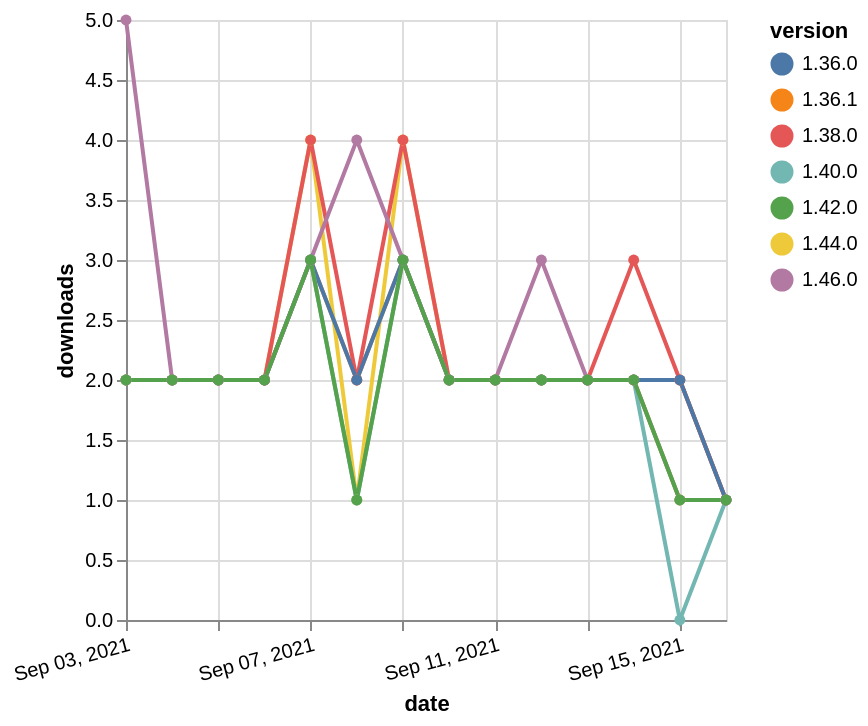

Describe this chart as a Vega-Lite specification.
### Vega-Lite specification from a JSON file in a GitHub repository (floating-point values rounded to 4 significant figures)
{"$schema": "https://vega.github.io/schema/vega-lite/v5.json", "description": "A simple bar chart with embedded data.", "data": {"values": [{"date": "2021-09-03", "total": 1861, "delta": 2, "version": "1.36.1"}, {"date": "2021-09-04", "total": 1863, "delta": 2, "version": "1.36.1"}, {"date": "2021-09-05", "total": 1865, "delta": 2, "version": "1.36.1"}, {"date": "2021-09-06", "total": 1867, "delta": 2, "version": "1.36.1"}, {"date": "2021-09-07", "total": 1870, "delta": 3, "version": "1.36.1"}, {"date": "2021-09-08", "total": 1872, "delta": 2, "version": "1.36.1"}, {"date": "2021-09-09", "total": 1875, "delta": 3, "version": "1.36.1"}, {"date": "2021-09-10", "total": 1877, "delta": 2, "version": "1.36.1"}, {"date": "2021-09-11", "total": 1879, "delta": 2, "version": "1.36.1"}, {"date": "2021-09-12", "total": 1881, "delta": 2, "version": "1.36.1"}, {"date": "2021-09-13", "total": 1883, "delta": 2, "version": "1.36.1"}, {"date": "2021-09-14", "total": 1885, "delta": 2, "version": "1.36.1"}, {"date": "2021-09-15", "total": 1887, "delta": 2, "version": "1.36.1"}, {"date": "2021-09-16", "total": 1888, "delta": 1, "version": "1.36.1"}, {"date": "2021-09-03", "total": 718, "delta": 2, "version": "1.44.0"}, {"date": "2021-09-04", "total": 720, "delta": 2, "version": "1.44.0"}, {"date": "2021-09-05", "total": 722, "delta": 2, "version": "1.44.0"}, {"date": "2021-09-06", "total": 724, "delta": 2, "version": "1.44.0"}, {"date": "2021-09-07", "total": 728, "delta": 4, "version": "1.44.0"}, {"date": "2021-09-08", "total": 729, "delta": 1, "version": "1.44.0"}, {"date": "2021-09-09", "total": 733, "delta": 4, "version": "1.44.0"}, {"date": "2021-09-10", "total": 735, "delta": 2, "version": "1.44.0"}, {"date": "2021-09-11", "total": 737, "delta": 2, "version": "1.44.0"}, {"date": "2021-09-12", "total": 739, "delta": 2, "version": "1.44.0"}, {"date": "2021-09-13", "total": 741, "delta": 2, "version": "1.44.0"}, {"date": "2021-09-14", "total": 743, "delta": 2, "version": "1.44.0"}, {"date": "2021-09-15", "total": 744, "delta": 1, "version": "1.44.0"}, {"date": "2021-09-16", "total": 745, "delta": 1, "version": "1.44.0"}, {"date": "2021-09-03", "total": 1976, "delta": 2, "version": "1.38.0"}, {"date": "2021-09-04", "total": 1978, "delta": 2, "version": "1.38.0"}, {"date": "2021-09-05", "total": 1980, "delta": 2, "version": "1.38.0"}, {"date": "2021-09-06", "total": 1982, "delta": 2, "version": "1.38.0"}, {"date": "2021-09-07", "total": 1986, "delta": 4, "version": "1.38.0"}, {"date": "2021-09-08", "total": 1988, "delta": 2, "version": "1.38.0"}, {"date": "2021-09-09", "total": 1992, "delta": 4, "version": "1.38.0"}, {"date": "2021-09-10", "total": 1994, "delta": 2, "version": "1.38.0"}, {"date": "2021-09-11", "total": 1996, "delta": 2, "version": "1.38.0"}, {"date": "2021-09-12", "total": 1998, "delta": 2, "version": "1.38.0"}, {"date": "2021-09-13", "total": 2000, "delta": 2, "version": "1.38.0"}, {"date": "2021-09-14", "total": 2003, "delta": 3, "version": "1.38.0"}, {"date": "2021-09-15", "total": 2005, "delta": 2, "version": "1.38.0"}, {"date": "2021-09-16", "total": 2006, "delta": 1, "version": "1.38.0"}, {"date": "2021-09-03", "total": 2165, "delta": 2, "version": "1.36.0"}, {"date": "2021-09-04", "total": 2167, "delta": 2, "version": "1.36.0"}, {"date": "2021-09-05", "total": 2169, "delta": 2, "version": "1.36.0"}, {"date": "2021-09-06", "total": 2171, "delta": 2, "version": "1.36.0"}, {"date": "2021-09-07", "total": 2174, "delta": 3, "version": "1.36.0"}, {"date": "2021-09-08", "total": 2176, "delta": 2, "version": "1.36.0"}, {"date": "2021-09-09", "total": 2179, "delta": 3, "version": "1.36.0"}, {"date": "2021-09-10", "total": 2181, "delta": 2, "version": "1.36.0"}, {"date": "2021-09-11", "total": 2183, "delta": 2, "version": "1.36.0"}, {"date": "2021-09-12", "total": 2185, "delta": 2, "version": "1.36.0"}, {"date": "2021-09-13", "total": 2187, "delta": 2, "version": "1.36.0"}, {"date": "2021-09-14", "total": 2189, "delta": 2, "version": "1.36.0"}, {"date": "2021-09-15", "total": 2191, "delta": 2, "version": "1.36.0"}, {"date": "2021-09-16", "total": 2192, "delta": 1, "version": "1.36.0"}, {"date": "2021-09-03", "total": 1483, "delta": 2, "version": "1.40.0"}, {"date": "2021-09-04", "total": 1485, "delta": 2, "version": "1.40.0"}, {"date": "2021-09-05", "total": 1487, "delta": 2, "version": "1.40.0"}, {"date": "2021-09-06", "total": 1489, "delta": 2, "version": "1.40.0"}, {"date": "2021-09-07", "total": 1492, "delta": 3, "version": "1.40.0"}, {"date": "2021-09-08", "total": 1493, "delta": 1, "version": "1.40.0"}, {"date": "2021-09-09", "total": 1496, "delta": 3, "version": "1.40.0"}, {"date": "2021-09-10", "total": 1498, "delta": 2, "version": "1.40.0"}, {"date": "2021-09-11", "total": 1500, "delta": 2, "version": "1.40.0"}, {"date": "2021-09-12", "total": 1502, "delta": 2, "version": "1.40.0"}, {"date": "2021-09-13", "total": 1504, "delta": 2, "version": "1.40.0"}, {"date": "2021-09-14", "total": 1506, "delta": 2, "version": "1.40.0"}, {"date": "2021-09-15", "total": 1506, "delta": 0, "version": "1.40.0"}, {"date": "2021-09-16", "total": 1507, "delta": 1, "version": "1.40.0"}, {"date": "2021-09-03", "total": 241, "delta": 5, "version": "1.46.0"}, {"date": "2021-09-04", "total": 243, "delta": 2, "version": "1.46.0"}, {"date": "2021-09-05", "total": 245, "delta": 2, "version": "1.46.0"}, {"date": "2021-09-06", "total": 247, "delta": 2, "version": "1.46.0"}, {"date": "2021-09-07", "total": 250, "delta": 3, "version": "1.46.0"}, {"date": "2021-09-08", "total": 254, "delta": 4, "version": "1.46.0"}, {"date": "2021-09-09", "total": 257, "delta": 3, "version": "1.46.0"}, {"date": "2021-09-10", "total": 259, "delta": 2, "version": "1.46.0"}, {"date": "2021-09-11", "total": 261, "delta": 2, "version": "1.46.0"}, {"date": "2021-09-12", "total": 264, "delta": 3, "version": "1.46.0"}, {"date": "2021-09-13", "total": 266, "delta": 2, "version": "1.46.0"}, {"date": "2021-09-14", "total": 268, "delta": 2, "version": "1.46.0"}, {"date": "2021-09-15", "total": 269, "delta": 1, "version": "1.46.0"}, {"date": "2021-09-16", "total": 270, "delta": 1, "version": "1.46.0"}, {"date": "2021-09-03", "total": 1009, "delta": 2, "version": "1.42.0"}, {"date": "2021-09-04", "total": 1011, "delta": 2, "version": "1.42.0"}, {"date": "2021-09-05", "total": 1013, "delta": 2, "version": "1.42.0"}, {"date": "2021-09-06", "total": 1015, "delta": 2, "version": "1.42.0"}, {"date": "2021-09-07", "total": 1018, "delta": 3, "version": "1.42.0"}, {"date": "2021-09-08", "total": 1019, "delta": 1, "version": "1.42.0"}, {"date": "2021-09-09", "total": 1022, "delta": 3, "version": "1.42.0"}, {"date": "2021-09-10", "total": 1024, "delta": 2, "version": "1.42.0"}, {"date": "2021-09-11", "total": 1026, "delta": 2, "version": "1.42.0"}, {"date": "2021-09-12", "total": 1028, "delta": 2, "version": "1.42.0"}, {"date": "2021-09-13", "total": 1030, "delta": 2, "version": "1.42.0"}, {"date": "2021-09-14", "total": 1032, "delta": 2, "version": "1.42.0"}, {"date": "2021-09-15", "total": 1033, "delta": 1, "version": "1.42.0"}, {"date": "2021-09-16", "total": 1034, "delta": 1, "version": "1.42.0"}]}, "width": "container", "mark": {"type": "line", "point": {"filled": true}}, "encoding": {"x": {"field": "date", "type": "temporal", "timeUnit": "yearmonthdate", "title": "date", "axis": {"labelAngle": -15}}, "y": {"field": "delta", "type": "quantitative", "title": "downloads"}, "color": {"field": "version", "type": "nominal"}, "tooltip": {"field": "delta"}}}
